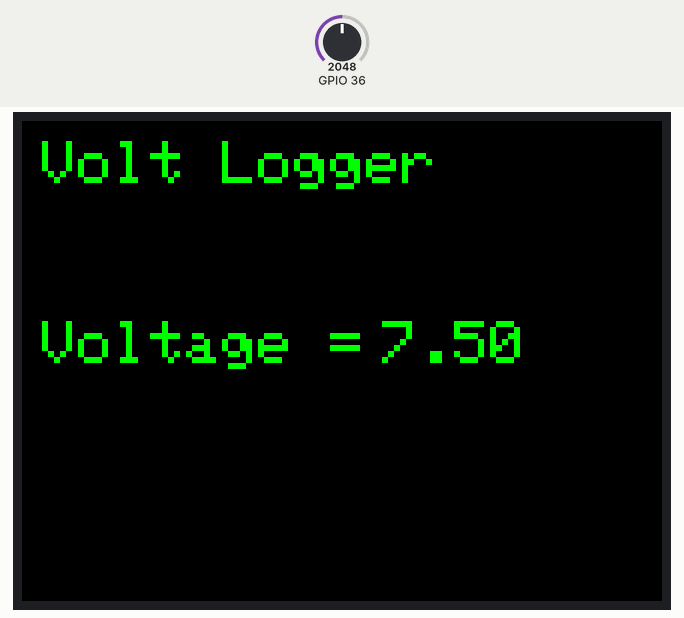
Recording of a sketch running on a simulated ESP32. Shown: 320×240 colour display. The test bench sets the inputs (shaded band); at power-on: GPIO 36 = 2048. WiFi joins after 1.5 s; servers stay silent unless stated; network time is answered at once with the bench clock; the local clock reads 2024-03-15 10:24:30 at power-on unless the sketch sets it; storage starts empty; what the sketch prints to the serial monitor is not drawn.

Above: at 3.0 s.
3.1 s: GPIO 36 set to 2866
At 5.1 s:
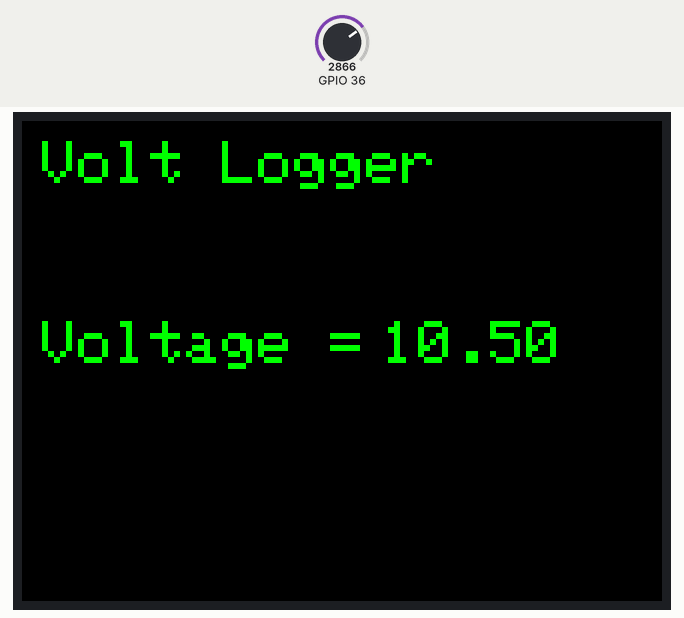
5.4 s: GPIO 36 set to 3603
At 6.5 s:
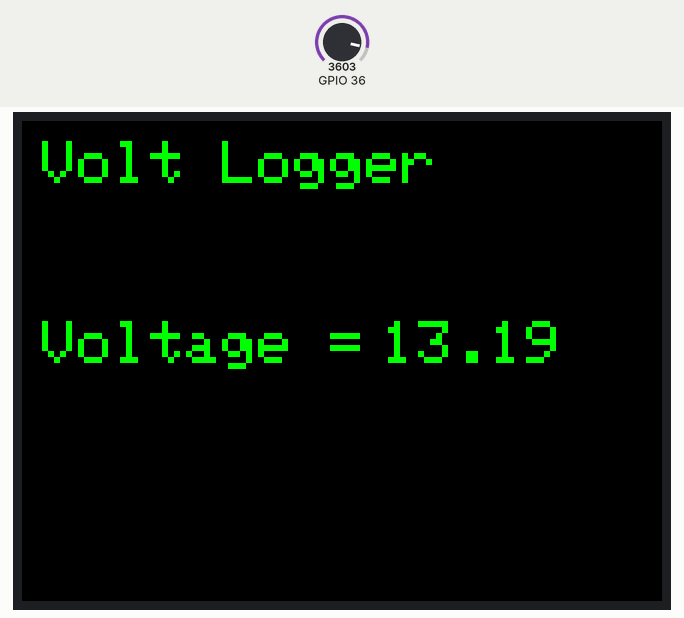
7.4 s: GPIO 36 set to 4095
At 9.0 s:
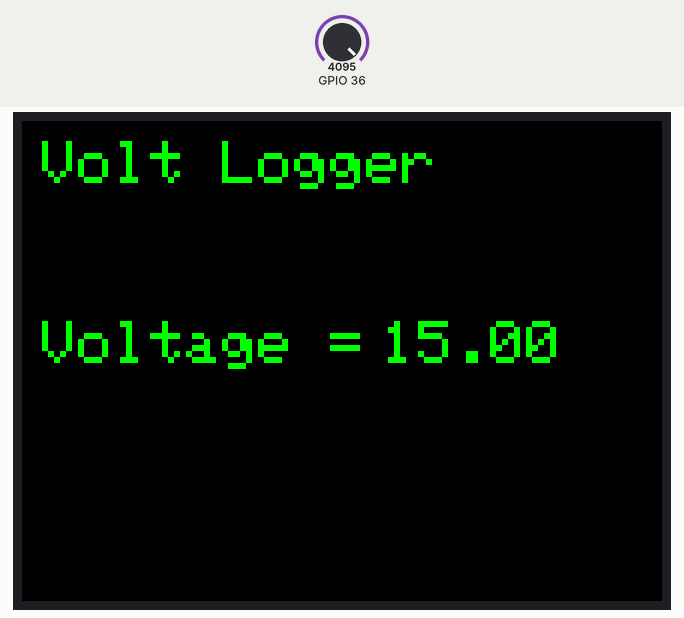
Timing chart, 0 to 10.5 s (numbered marks = the images above; inputs shaded):
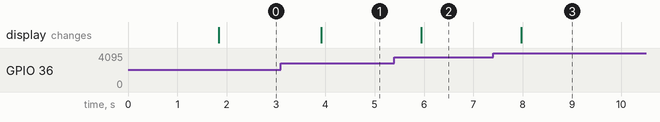

Measured:
- after the input at 3.1 s, the display: changes after 0.81 s (image 1)
- after the input at 5.4 s, the display: changes after 0.54 s (image 2)
- after the input at 7.4 s, the display: changes after 0.57 s (image 3)

The sketch:

M5Stack_Voltmeter_Logger_YT.ino
```cpp
#include <M5Stack.h>
#include <SPI.h>
#include <Wire.h>

// Libraries for SD card
#include "FS.h"
#include "SD.h"

// Libraries to get time from NTP Server
#include <WiFi.h>
#include <NTPClient.h>
#include <WiFiUdp.h>

// Replace with your network credentials
const char* ssid     = "WLAN";
const char* password = "12345678";

// Define CS pin for the SD card module
const int chipSelect = 4;

// Define NTP Client to get time
WiFiUDP ntpUDP;
NTPClient timeClient(ntpUDP);

// Variables to save date and time
String formattedDate;
String dayStamp;
String timeStamp;
String dataMessage;
int Voltage;


void setup(){
   Serial.begin(115200);
   M5.begin();
  // Connect to Wi-Fi network with SSID and password
  Serial.print("Connecting to ");
  Serial.println(ssid);
  WiFi.begin(ssid, password);
  while (WiFi.status() != WL_CONNECTED) {
    delay(500);
    Serial.print(".");
  }
  Serial.println("");
  Serial.println("WiFi connected.");

 // Initialize a NTPClient to get time
  timeClient.begin();
  // Set offset time in seconds to adjust for your timezone, for example:
  // GMT +1 = 3600
  // GMT +8 = 28800
  // GMT -1 = -3600
  // GMT 0 = 0
  timeClient.setTimeOffset(3600);

  Serial.print("Initializing SD card...");

  if (!SD.begin(chipSelect))
  {
    Serial.println("initialization failed!");
    return;
  }
  Serial.println("initialization done.");

   // If the data.txt file doesn't exist
  // Create a file on the SD card and write the data labels
  File file = SD.open("/data.txt");
  if(!file) {
    Serial.println("File doens't exist");
    Serial.println("Creating file...");
    writeFile(SD, "/data.txt", "Date, Time, Voltage \r\n");
  }
  else {
    Serial.println("File already exists");
  }
  file.close();

   M5.Lcd.begin();
   M5.Lcd.setCursor(10, 10);
   M5.Lcd.setTextColor(GREEN);
   M5.Lcd.setTextSize(3);
   M5.Lcd.printf("Volt Logger");
   M5.Lcd.setCursor(10, 100);
   M5.Lcd.printf("Voltage = ");
 }


void loop(){
   float Voltage = (float)analogRead(36)/4096 * 15 * (28205 / 27000);
   M5.Lcd.setCursor(180, 100);
   M5.Lcd.setTextColor(GREEN, BLACK);
   M5.Lcd.print(Voltage);
   getTimeStamp();
   dataMessage = String(dayStamp) + "," + String(timeStamp) + "," +
                String(Voltage) + "\r\n";
  Serial.print("Save data: ");
  Serial.println(dataMessage);
  appendFile(SD, "/data.txt", dataMessage.c_str());

   delay(1000);                    //Take samples every one second
   }

// Function to get date and time from NTPClient
void getTimeStamp() {
  while(!timeClient.update()) {
    timeClient.forceUpdate();
  }
  // The formattedDate comes with the following format:
  // 2018-05-28T16:00:13Z
  // We need to extract date and time
  formattedDate = timeClient.getFormattedDate();
  //Serial.println(formattedDate);

  // Extract date
  int splitT = formattedDate.indexOf("T");
  dayStamp = formattedDate.substring(0, splitT);
 // Serial.println(dayStamp);
  // Extract time
  timeStamp = formattedDate.substring(splitT+1, formattedDate.length()-1);
  //Serial.println(timeStamp);
}

// Write to the SD card (DON'T MODIFY THIS FUNCTION)
void writeFile(fs::FS &fs, const char * path, const char * message) {
  Serial.printf("Writing file: %s\n", path);

  File file = fs.open(path, FILE_WRITE);
  if(!file) {
    Serial.println("Failed to open file for writing");
    return;
  }
  if(file.print(message)) {
    Serial.println("File written");
  } else {
    Serial.println("Write failed");
  }
  file.close();
}

// Append data to the SD card (DON'T MODIFY THIS FUNCTION)
void appendFile(fs::FS &fs, const char * path, const char * message) {
  Serial.printf("Appending to file: %s\n", path);

  File file = fs.open(path, FILE_APPEND);
  if(!file) {
    Serial.println("Failed to open file for appending");
    return;
  }
  if(file.print(message)) {
    Serial.println("Message appended");
  } else {
    Serial.println("Append failed");
  }
  file.close();
}
```
